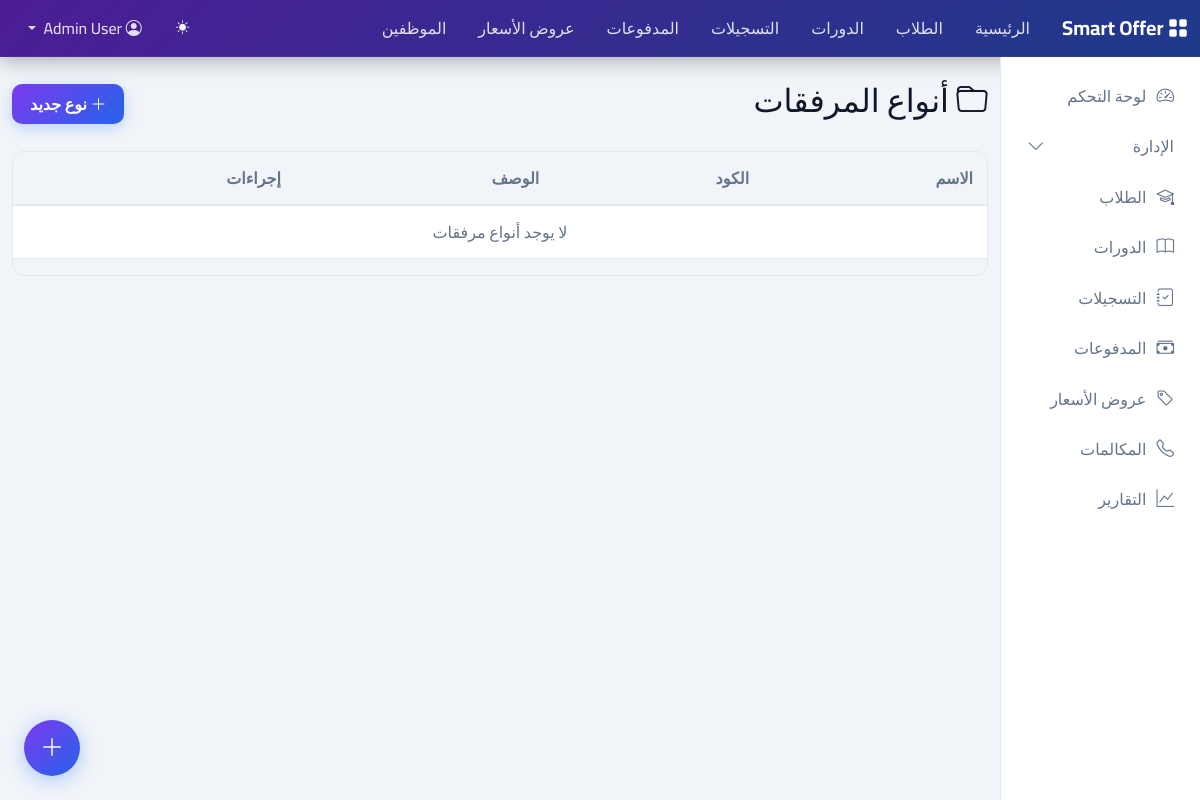
The app's page /attach-types/ (signed in), older data.
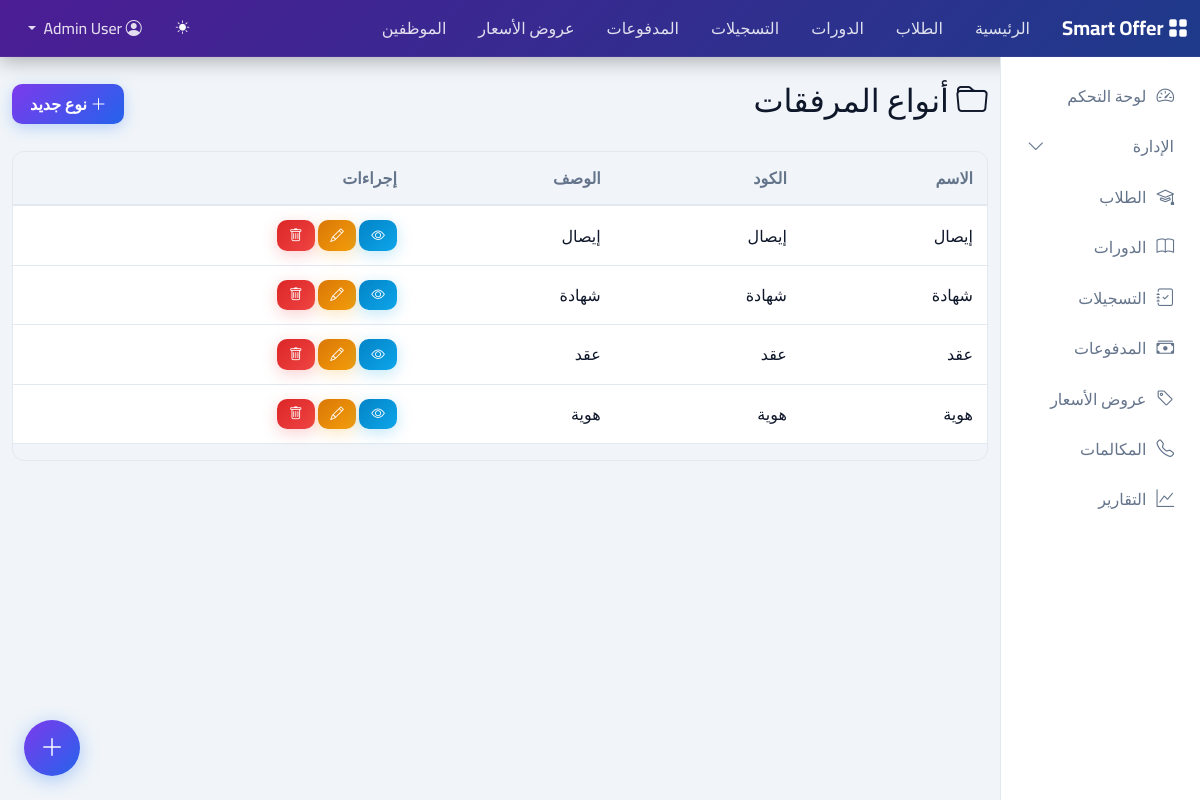
The same page, newer data.
### registrations/models.py (models this page shows, shortened)
class AttachType(models.Model):
    name = models.CharField(max_length=255, db_index=True, verbose_name='الاسم')
    code = models.CharField(max_length=50, unique=True, db_index=True, verbose_name='الكود')
    description = models.TextField(blank=True, verbose_name='الوصف')
    created_at = models.DateTimeField(auto_now_add=True)
    class Meta:
        verbose_name = 'نوع مرفق'
        verbose_name_plural = 'أنواع المرفقات'
        ordering = ['name']

### registrations/views.py (the view)
# urls.py: path('attach-types/', AttachTypeListView.as_view(), name='attachtype-list'),
class AttachTypeListView(LoginRequiredMixin, ListView):
    model = AttachType
    template_name = 'registrations/attachtype_list.html'
    context_object_name = 'attach_types'
    paginate_by = 20

### accounts/models.py (called while the page is built)
    def get_full_name(self):
        return f"{self.first_name} {self.second_name} {self.third_name} {self.forth_name}".strip()

### registrations/templates/registrations/attachtype_list.html (shortened to what this page needs)
{% extends 'base.html' %}
{% block content %}
<div class="d-flex justify-content-between align-items-center mb-4">
    <h2><i class="bi bi-folder"></i> أنواع المرفقات</h2>
    <a href="{% url 'attachtype-create' %}" class="btn btn-primary"><i class="bi bi-plus-lg"></i> نوع جديد</a>
</div>
<div class="table-responsive">
    <table class="table table-hover align-middle">
        <thead class="table-light">
            <tr>
                <th>الاسم</th>
                <th>الكود</th>
                <th>الوصف</th>
                <th class="text-start">إجراءات</th>
            </tr>
        </thead>
        <tbody>
            {% for attach_type in attach_types %}
            <tr>
                <td>{{ attach_type.name }}</td>
                <td>{{ attach_type.code }}</td>
                <td>{{ attach_type.description|truncatechars:50|default:'-' }}</td>
                <td class="text-start">
                    <a href="{% url 'attachtype-detail' attach_type.pk %}" class="btn btn-sm btn-info"><i class="bi bi-eye"></i></a>
                    <a href="{% url 'attachtype-update' attach_type.pk %}" class="btn btn-sm btn-warning"><i class="bi bi-pencil"></i></a>
                    <a href="{% url 'attachtype-delete' attach_type.pk %}" class="btn btn-sm btn-danger"><i class="bi bi-trash"></i></a>
                </td>
            </tr>
            {% empty %}
            <tr>
                <td colspan="4" class="text-center text-muted">لا يوجد أنواع مرفقات</td>
            </tr>
            {% endfor %}
        </tbody>
    </table>
</div>
{% endblock %}

Row changes from the older to the newer data that the page shows:
added AttachType: name "إيصال", code "إيصال", description "إيصال"
added AttachType: name "شهادة", code "شهادة", description "شهادة"
added AttachType: name "عقد", code "عقد", description "عقد"
added AttachType: name "هوية", code "هوية", description "هوية"
Text that changed along with them:
text no longer shown: "لا يوجد أنواع مرفقات"
